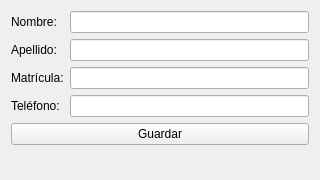
<?xml version="1.0" encoding="UTF-8"?>
<ui version="4.0">
 <class>Formulario</class>
 <widget class="QWidget" name="Formulario">
  <property name="windowTitle">
   <string>Registro de datos</string>
  </property>
  <property name="minimumSize">
   <size>
    <width>320</width>
    <height>180</height>
   </size>
  </property>
  <layout class="QFormLayout" name="formLayout">
   <item row="0" column="0">
    <widget class="QLabel" name="labelNombre">
     <property name="text">
      <string>Nombre:</string>
     </property>
    </widget>
   </item>
   <item row="0" column="1">
    <widget class="QLineEdit" name="inputNombre"/>
   </item>
   <item row="1" column="0">
    <widget class="QLabel" name="labelApellido">
     <property name="text">
      <string>Apellido:</string>
     </property>
    </widget>
   </item>
   <item row="1" column="1">
    <widget class="QLineEdit" name="inputApellido"/>
   </item>
   <item row="2" column="0">
    <widget class="QLabel" name="labelMatricula">
     <property name="text">
      <string>Matrícula:</string>
     </property>
    </widget>
   </item>
   <item row="2" column="1">
    <widget class="QLineEdit" name="inputMatricula"/>
   </item>
   <item row="3" column="0">
    <widget class="QLabel" name="labelTelefono">
     <property name="text">
      <string>Teléfono:</string>
     </property>
    </widget>
   </item>
   <item row="3" column="1">
    <widget class="QLineEdit" name="inputTelefono"/>
   </item>
   <item row="4" column="0" colspan="2">
    <widget class="QPushButton" name="btnGuardar">
     <property name="text">
      <string>Guardar</string>
     </property>
    </widget>
   </item>
  </layout>
 </widget>
 <resources/>
 <connections/>
</ui>
